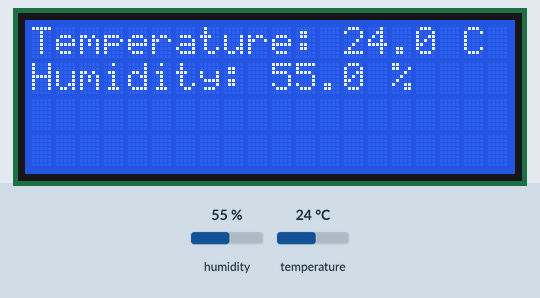
Simulated run of this program. Board: Raspberry Pi (BCM pin numbers). Parts: 20×4 character LCD. Inputs (shaded band) come from the test bench; at power-on: humidity 55 %, temperature 24 °C. Library files of the repository ran but are not shown: lcd_i2c.py.

Above: at 1.2 s.
1.3 s: humidity set to 22 %
At 4.6 s:
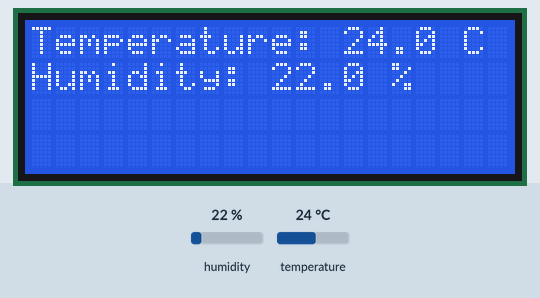
5.3 s: temperature set to 12 °C
At 7.0 s:
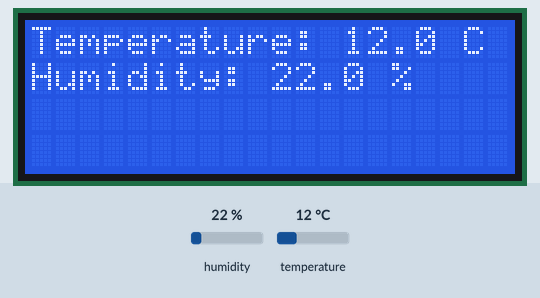
9.3 s: humidity set to 40 %
At 10.4 s:
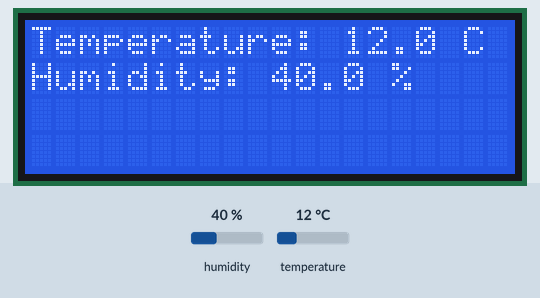
13.3 s: temperature set to 19 °C
Timing chart, 0 to 16.3 s (numbered marks = the images above; inputs shaded):
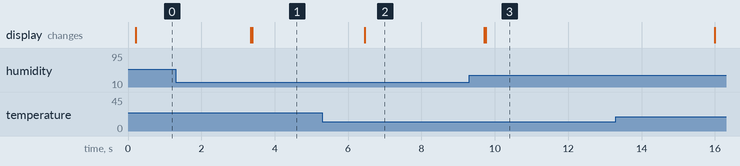

Measured:
- after the input at 1.3 s, the display: first changes after 2.0 s (image 1 shows a later state)
- after the input at 5.3 s, the display: first changes after 1.2 s (image 2 shows a later state)
- after the input at 9.3 s, the display: first changes after 0.41 s (image 3 shows a later state)

The program:

weather_app.py
```python
#!/usr/bin/python3

import time
import lcd_i2c
import board
import busio
import adafruit_bme280
#from datetime import datetime

i2c = busio.I2C(board.SCL, board.SDA)
bme280 = adafruit_bme280.Adafruit_BME280_I2C(i2c)

def main():
    # Main program block

    # Initialise display
    lcd_i2c.lcd_init()

    while True:
        temp = bme280.temperature
        humidity = bme280.humidity

        # Send to LCD
        lcd_i2c.lcd_string("Temperature: "+"{:.1f}".format(temp)+" C", lcd_i2c.LCD_LINE_1)
        lcd_i2c.lcd_string("Humidity: "+"{:.1f}".format(humidity)+" %", lcd_i2c.LCD_LINE_2)

        time.sleep(3)

if __name__ == '__main__':

  try:
    main()
  except KeyboardInterrupt:
    pass
  finally:
    lcd_i2c.lcd_byte(0x01, LCD_CMD)
```
